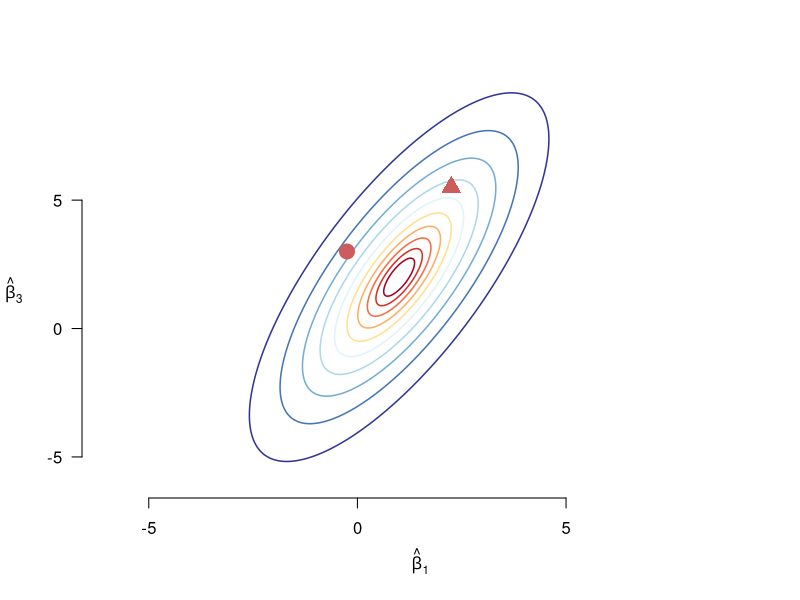

Write the R code that produced this figure.
## ---- chunk 1
#| label: fig-wald
#| echo: false
#| fig.cap: "Hypothetical joint distribution of two slope coefficients. The circle is closer to the center of the distribution by the standard Euclidean distance, but the triangle is closer once you consider the joint distribution."
mu <- c(1,2)
sig <- matrix(c(1, 1.5, 1.5, 4), 2)
bvnorm_contour <- function(val, mu, sigma) {
  sig_1 <- sqrt(sigma[1, 1])
  sig_2 <- sqrt(sigma[2, 2])
  rho <- sigma[1, 2]/(sig_1 * sig_2)
  lev <- -2 * log(val * 2 * pi * sig_1 * sig_2 * sqrt(1 - rho^2))
  theta <- seq(0, 2 * pi, length = 1000)
  v <- rbind(lev * cos(theta), lev * sin(theta))
  zz <- backsolve(chol(solve(sigma)), v) + mu
  return(t(zz))
}
k <- 10

my.cols <- rev(RColorBrewer::brewer.pal(k, "RdYlBu"))
dens.cols <- rev(RColorBrewer::brewer.pal(n = 4, name = "RdBu"))
plot(NA, xlim = c(-6, 9), ylim = c(-6, 9), xlab = expression(hat(beta)[1]), ylab = "", las = 1, bty = "n")
mtext(expression(hat(beta)[3]), side = 2, line = 3, las = 1)
levs <- seq(0.02, 0.1, length.out = k)
for (i in seq_along(levs)) {
  this_contour <- bvnorm_contour(val = levs[i], mu = mu, sigma = sig)
  lines(this_contour, col = my.cols[i], lwd = 1.5)
}
## ee <- eigen(solve(sig))
## segments(x0 = mu[1], x1 = ee$values[1] * (ee$vectors[1,1] + mu[1]),
##          y0 = mu[2], y1 = ee$values[1] * (ee$vectors[2,1] + mu[2]),
##          lwd = 2)
## segments(x0 = mu[1], x1 = ee$values[2] * (ee$vectors[1,2] + mu[1]),
##          y0 = mu[2], y1 = ee$values[2] * (ee$vectors[2,2] + mu[2]))

pts <- cbind(c(-0.25, 2.25), c(3, 5.5))

points(pts, pch = c(19, 17), cex = 2, col = "indianred")

## plot(NA, xlim = c(-6, 9), ylim = c(-6, 9), xlab = expression(hat(beta)[1]), ylab = "", las = 1, bty = "n")
## mtext(expression(hat(beta)[3]), side = 2, line = 3, las = 1)
## levs <- seq(0.02, 0.1, length.out = k)
## for (i in seq_along(levs)) {
##   lev_trans <- levs[i] * 2 * sqrt(1 - 0.75^2)
##   this_contour <- bvnorm_contour(val = lev_trans, mu = c(0,0), sigma = diag(2))
##   lines(this_contour, col = my.cols[i], lwd = 1.5)
## }

## D <- diag(sqrt(ee$values))
## pts_trans <- sweep(pts, 2, mu) %*% D %*% t(ee$vectors)
## points(pts_trans, pch = c(19, 17), cex = 2, col = "indianred")

## ---- chunk 2
qchisq(p = 0.95, df = 2)
## ---- chunk 3
qf(0.95, df1 = 2, df2 = 100 - 4)
